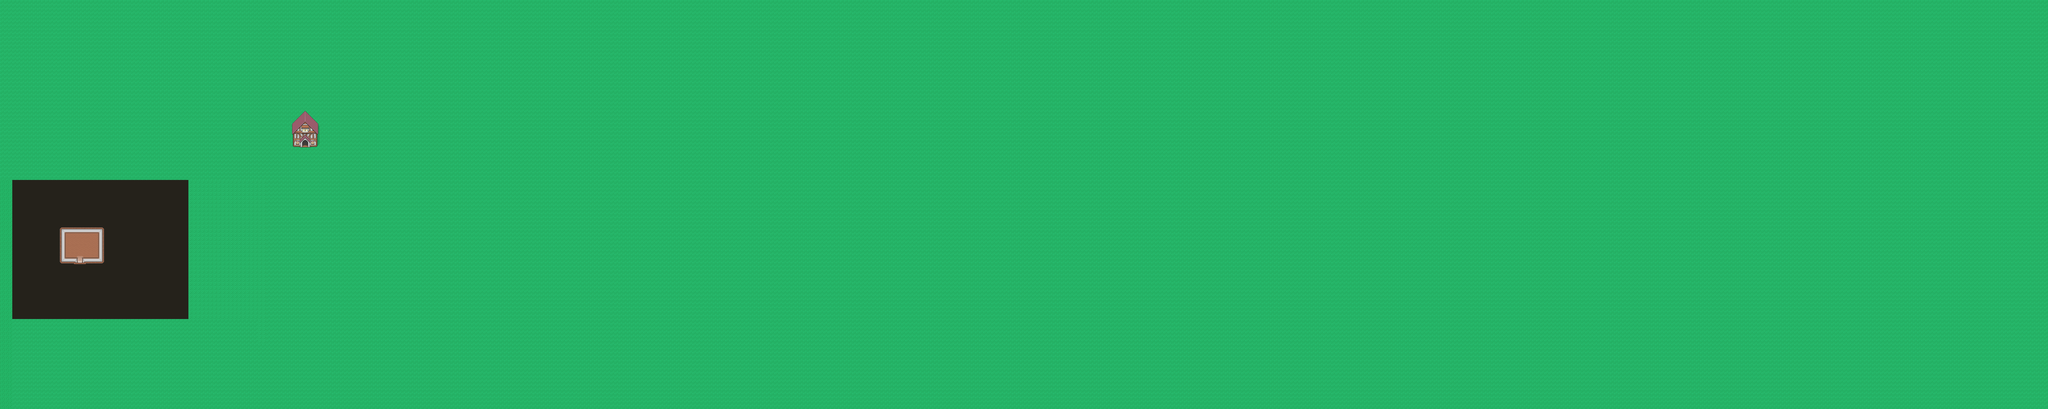

This game map was drawn from its Tiled (.tmx) file and the tilesets committed beside it. A one-line description and the trimmed map source follow:
An orthogonal 500x100 tile map with 16x16 px tiles, 5 tile layers (Grass, Buildings, Inside, Boundaries, ...), 1 hidden layer not drawn, 2 tilesets.

<map version="1.0" orientation="orthogonal" width="500" height="100" tilewidth="16" tileheight="16">
 <tileset firstgid="1" name="mobset" tilewidth="16" tileheight="16">
  <image source="mobset.png" width="320" height="200" />
 </tileset>
 <tileset firstgid="241" name="tilesheet" tilewidth="16" tileheight="16">
  <image source="../../../client/img/1/tilesheet.png" width="320" height="1568" />
  <tile id="285">
   <properties>
    <property name="c" value="" />
   </properties>
  </tile>
 </tileset>
 <layer name="don't remove this layer" width="500" height="100" visible="0">
  <data>[50000 cells, 0 non-empty, 0 distinct tile ids]</data>
 </layer>
 <layer name="Grass" width="500" height="100">
  <data>[50000 cells, 43900 non-empty, 1 distinct tile ids]</data>
 </layer>
 <layer name="Buildings" width="500" height="100">
  <data>[50000 cells, 4900 non-empty, 74 distinct tile ids]</data>
 </layer>
 <layer name="Inside" width="500" height="100">
  <data>[50000 cells, 1462 non-empty, 1 distinct tile ids]</data>
 </layer>
 <layer name="Boundaries" width="500" height="100">
  <data>[50000 cells, 120 non-empty, 36 distinct tile ids]</data>
 </layer>
 <layer name="Entering" width="500" height="100">
  <data>[50000 cells, 9 non-empty, 9 distinct tile ids]</data>
 </layer>
</map>
